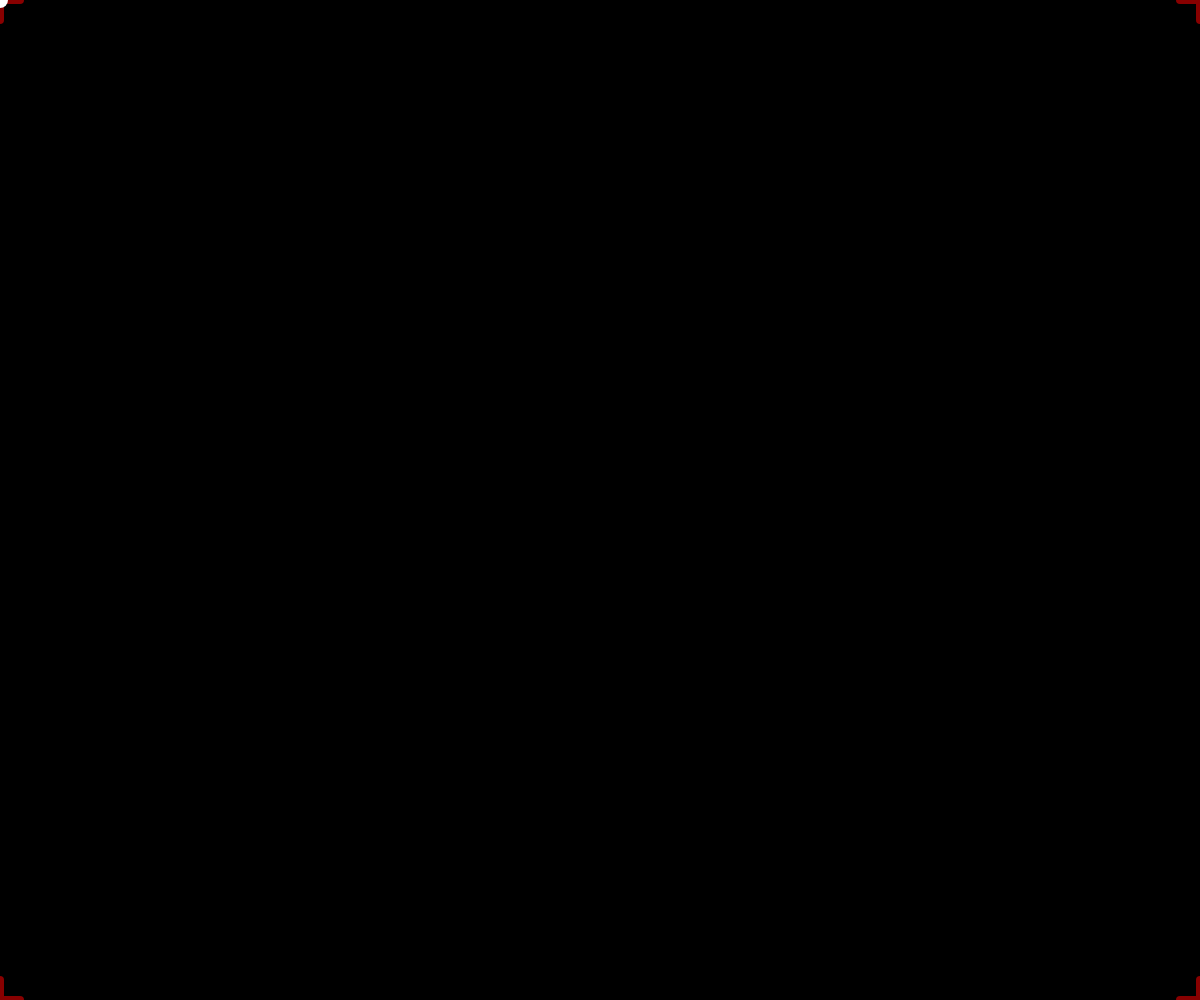
Frame 1 (no input)
Frame 60 (no input): identical to frame 1, image omitted
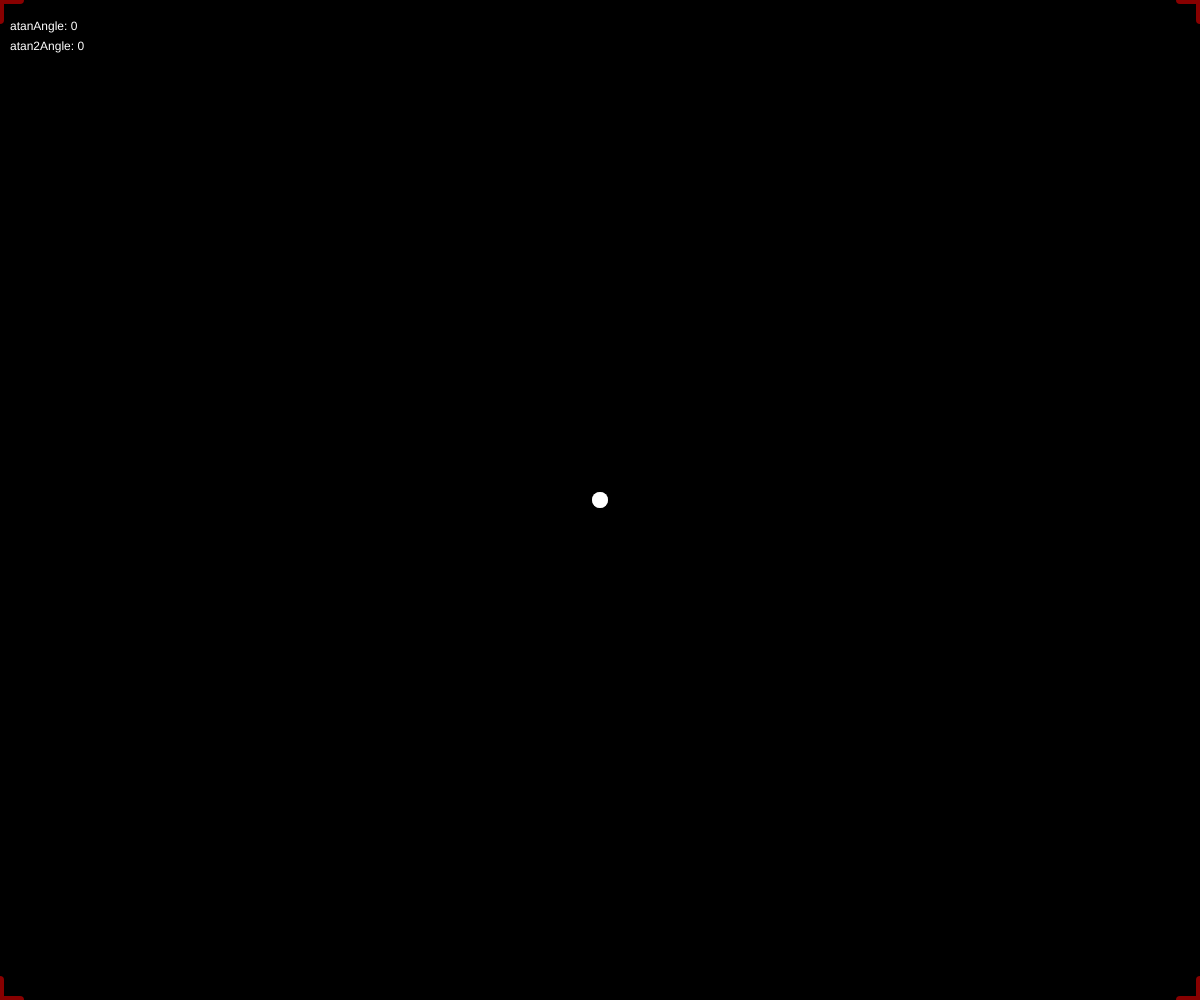
Frame 120 (the mouse pressed at the canvas centre since frame 60)

The p5.js sketch that drew these frames (run headless with seeded random() and noise() and a simulated clock; from frame 60 on, the mouse is pressed at the canvas centre):

// p5.js sketch
// ── sketch.js
/**
 * @typedef { {x: number;y: number;} } Point
 */

const doubleClickDelay = 250;

/** @type { Point | undefined }*/
let previousPoint = undefined;
let previousTime = 0;

// Example on how to use p5.* types
/** @type { p5.Image } */
let testImage;

function setup() {
  createCanvas(windowWidth, windowHeight);
  cursor("pointer");
  testImage = createImage(100, 500);
}

function draw() {
  clearCanvas();
  drawCorners();

  if (previousPoint) {
    stroke("#aaa");
    strokeWeight(2);
    line(previousPoint.x, previousPoint.y, mouseX, mouseY);
    strokeWeight(16);
    point(previousPoint.x, previousPoint.y);

    angleMode(DEGREES);
    const yDiff = mouseY - previousPoint.y;
    const xDiff = mouseX - previousPoint.x; // What if xDiff is 0?
    const atanAngle = ~~atan(yDiff / xDiff);
    const atan2Angle = ~~atan2(yDiff, xDiff);
    noStroke();
    fill("#fff");
    text(`atanAngle: ${atanAngle}`, 10, 30);
    text(`atan2Angle: ${atan2Angle}`, 10, 50);

    noStroke();
    arc(previousPoint.x, previousPoint.y, 200, 200, atan2Angle, 0);
  }

  strokeWeight(16);
  stroke("#fff");
  point(mouseX, mouseY);
}

function clearCanvas() {
  background("#000");
}

function drawCorners() {
  stroke("#800");
  strokeWeight(8);
  line(0, 0, 0, 20);
  line(0, 0, 20, 0);
  line(width, 0, width, 20);
  line(width, 0, width - 20, 0);
  line(0, height, 0, height - 20);
  line(0, height, 20, height);
  line(width, height, width, height - 20);
  line(width, height, width - 20, height);
}

function touchStarted() {
  const clickInterval = millis() - previousTime;
  if (!previousPoint || clickInterval < doubleClickDelay) {
    previousPoint = { x: mouseX, y: mouseY };
  } else {
    previousTime = millis();
  }
}

function windowResized() {
  resizeCanvas(windowWidth, windowHeight);
}
